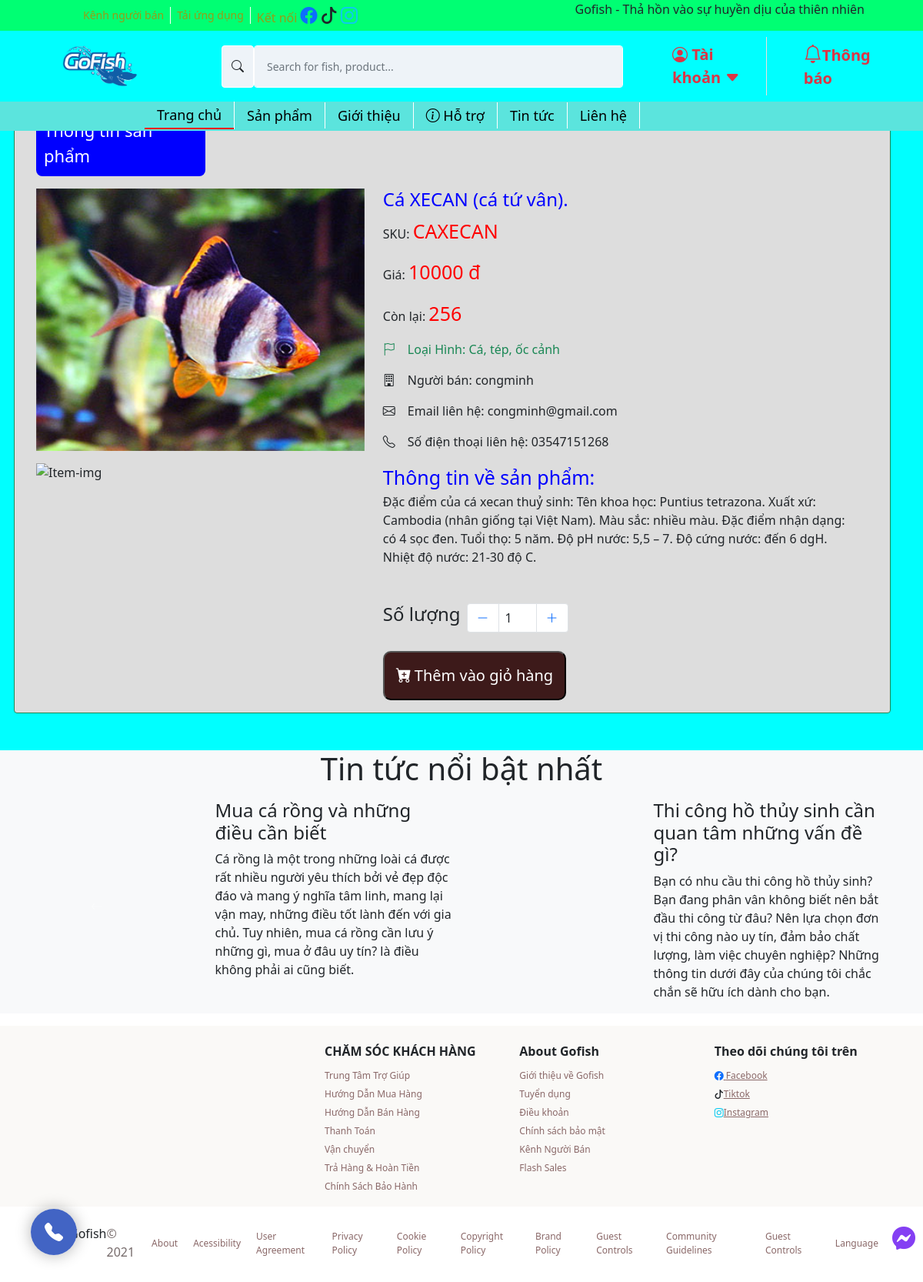
/detailView.php?id=72, run on the app's committed database.
### tables this page shows
CREATE TABLE `products` (
  `productID` int(11) NOT NULL,
  `productSKU` char(50) NOT NULL,
  `productName` varchar(1000) NOT NULL,
  `category` varchar(300) NOT NULL,
  `detail` varchar(5000) NOT NULL,
  `price` int(11) NOT NULL,
  `stock` int(11) NOT NULL,
  `sold` int(11) NOT NULL,
  `status` int(11) NOT NULL,
  `image` varchar(1000) NOT NULL,
  `userID` int(11) NOT NULL
);

CREATE TABLE `users` (
  `id` int(11) NOT NULL,
  `fullname` varchar(250) NOT NULL,
  `username` varchar(30) NOT NULL,
  `email` varchar(100) NOT NULL,
  `phone` varchar(11) NOT NULL,
  `address` varchar(250) NOT NULL,
  `password` varchar(250) NOT NULL,
  `status` int(11) NOT NULL DEFAULT 0,
  `email_verification_link` varchar(255) NOT NULL,
  `email_verified_at` timestamp NULL DEFAULT NULL
);

### detailView.php (the view, shortened to what this page needs)
<?php
require './config/constants.php';
require './header.php';
?>
<?php
if (isset($_GET['id'])) {
  $iditem = $_GET['id'];
  $sql = "SELECT users.id,users.username,users.email,users.phone,users.address,products.productName,products.productSKU,products.category,products.price,products.detail,products.stock,products.image
        FROM products,users where products.userid = users.id and products.productID  = '$iditem' and products.status = '1'";
  $res = mysqli_query($conn, $sql);
  $count = mysqli_num_rows($res);
  if ($count == 1) {
    $row = mysqli_fetch_assoc($res);
    $tenSanPham = $row['productName'];
    $sku = $row['productSKU'];
    $theLoai = $row['category'];
    $price = $row['price'];
    $chiTiet = $row['detail'];
    $conLai = $row['stock'];
    $hinhAnh = $row['image'];
    $hinhAnhString = explode(',', $hinhAnh);
    $hinhAnh1 = $hinhAnhString[0];
    $hinhAnh2 = $hinhAnhString[1];
    $userName = $row['username'];
    $userEmail = $row['email'];
    $userPhone = $row['phone'];
    $userID = $row['id'];
  } else {
    header('location:' . SITEURL);
  }
} else {
  header('location:' . SITEURL);
}
?>
<main style="background-color: aqua;">
  <section class="posts_slider container-fluid" style="padding: 0;">
    <div id="carouselExampleControls" class="carousel slide" data-bs-ride="carousel">
      <div class="carousel-inner">
        <div class="carousel-item active">
          <div class="row">
            <div class="col-md-12">
            </div>
          </div>
        </div>
      </div>
      <button class="carousel-control-prev" type="button" data-bs-target="#carouselExampleControls" data-bs-slide="prev">
      </button>
      <button class="carousel-control-next" type="button" data-bs-target="#carouselExampleControls" data-bs-slide="next">
      </button>
    </div>
  </section>
  <div class="simple-banner mt-2">
  </div>
  <section class="Item-info">
    <div class="container">
      <div class="row" style='padding-top: 70px'>
        <div class="row border p-3 border-success rounded info-item" style="background-color: #ddd">
          <div style='font-size:22px;font-weight:500;padding:10px;background-color:blue;color:#fff;border-radius:8px;width:220px;margin-left:12px'>
            Thông tin sản phẩm
          </div>
          <div class="row">
            <div class="item-menu-img col-md-5">
              <?php
              if ($hinhAnh == "") {
                echo "<div class='error'>Image not Available.</div>";
              } else {
              ?>
                <img src="<?php echo SITEURL; ?>assets/img/products/<?php echo $hinhAnh1; ?>" alt="Item-img" style="max-height: 400px;width:100%" class="img-fluid mt-3">
                <img src="<?php echo SITEURL; ?>assets/img/products/<?php echo $hinhAnh2; ?>" alt="Item-img" style="max-height: 400px;width:100%" class="img-fluid mt-3">
              <?php
              }
              ?>
            </div>
            <div class="order col-md-7 mt-3">
              <div class="item-menu-desc">
                <h4 style='color:blue'>
                  <?php echo $tenSanPham; ?>
                </h4>
                <p>SKU: <span style='color:red;font-weight:500;font-size:25px'>
                    <?php echo $sku; ?>
                  </span>
                </p>
                <p>Giá: <span style='color:red;font-weight:500;font-size:25px' id='price'>
                    <?php echo $price; ?> đ
                  </span>
                </p>
                <p>Còn lại: <span style='color:red;font-weight:500;font-size:25px'>
                    <?php echo $conLai; ?>
                  </span>
                </p>
                <p class="text-success"><i class="bi bi-flag me-3"></i>Loại Hình:
                  <?php echo $theLoai ?>
                </p>
                <p><i class="bi bi-building me-3"></i>Người bán:
                  <?php echo $userName ?>
                </p>
                <p><i class="bi bi-envelope me-3"></i>Email liên hệ:
                  <?php echo $userEmail ?>
                </p>
                <p><i class="bi bi-telephone me-3"></i>Số điện thoại liên hệ:
                  <?php echo $userPhone ?>
                </p>
                <p>
                  <span style='color:blue;font-weight:500;font-size:25px'>
                    Thông tin về sản phẩm: <br>
                  </span>
                  <?php echo $chiTiet; ?>
                </p>
                <div class="item-num d-flex mt-5 mb-2">
                  <h4 class="me-2">Số lượng</h4>
                  <ul class="pagination justify-content-end">
                    <li class="page-item page-item-btn-decrease">
                      <a class="page-link bi bi-dash-lg" id="btn-decrease" type="button"></a>
                    </li>
                    <li class="page-item">
                      <input type="text" id="input-quantity-detail" class="page-link px-2 text-dark" autocomplete="off" value="1" style="width: 50px;" data-prod_stock="<?php echo $conLai ?>">
                    </li>
                    <li class="page-item">
                      <a class="page-link bi-plus-lg" id="btn-increase" type="button"></a>
                    </li>
                  </ul>
                </div>
              </div>
              <div>
                <?php
                if ($userID == $_SESSION['id']) {
                ?>
                  <p class="sold-out-detail">Sản phẩm của bạn</p>
                <?php
                }
                else if ($conLai == 0) {
                ?>
                  <p class="sold-out-detail">Hết hàng</p>
                <?php
                } else {
                ?>
                  <button type="button" class="bi bi-cart-plus-fill btn-add-to-cart-detail" data-product_id="<?php echo $iditem ?>"><span class="ms-1">Thêm vào giỏ hàng</span>
                  </button>
                <?php
                }
                ?>
              </div>
            </div>
          </div>
        </div>
      </div>
    </div>
  </section>
  <div class="notice bg-light">
    <div class="title-notice mt-5">
      <h1>Tin tức nổi bật nhất</h1>
    </div>
    <section class="posts_slider container mt-3">
      <div id="carouselExampleControls" class="carousel slide" data-bs-ride="carousel">
        <div class="carousel-inner">
          <div class="carousel-item active">
            <div class="row">
              <div class="col-md-6">
                <div class="row">
                  <div class="col-md-5">
                  </div>
                  <div class="col-md-7">
                    <h4>Mua cá rồng và những điều cần biết</h4>
                    <p>Cá rồng là một trong những loài cá được rất nhiều người yêu thích bởi vẻ đẹp độc đáo và mang ý
                      nghĩa tâm linh, mang lại vận may, những điều tốt lành đến với gia chủ. Tuy nhiên, mua cá rồng
                      cần
                      lưu ý những gì, mua ở đâu uy tín? là điều không phải ai cũng biết.</p>
                  </div>
                </div>
              </div>
              <div class="col-md-6">
                <div class="row">
                  <div class="col-md-5">
                  </div>
                  <div class="col-md-7">
                    <h4>Thi công hồ thủy sinh cần quan tâm những vấn đề gì?</h4>
                    <P>Bạn có nhu cầu thi công hồ thủy sinh? Bạn đang phân vân không biết nên bắt đầu thi công từ đâu?
                      Nên lựa chọn đơn vị thi công nào uy tín, đảm bảo chất lượng, làm việc chuyên nghiệp? Những thông
                      tin dưới đây của chúng tôi chắc chắn sẽ hữu ích dành cho bạn.</P>
                  </div>
                </div>
              </div>
            </div>
          </div>
        </div>
        <button class="carousel-control-prev" type="button" data-bs-target="#carouselExampleControls" data-bs-slide="prev">
          <i class="bi bi-arrow-left"></i>
        </button>
        <button class="carousel-control-next" type="button" data-bs-target="#carouselExampleControls" data-bs-slide="next">
          <i class="bi bi-arrow-right"></i>
        </button>
      </div>
    </section>
  </div>
</main>
<footer style="background-color: #faf9f7;" class="mt-3">
  <div class="container pt-3">
    <div class="row">
      <div class="col-md-4">
        <div class=" logo-footer">
        </div>
      </div>
      <div class="col-md mt-2">
        <h1 class="text-footer">CHĂM SÓC KHÁCH HÀNG</h1>
        <ul class="list-unstyled">
          <li><a href="" class="text-decoration-none">Trung Tâm Trợ Giúp</a></li>
          <li><a href="" class="text-decoration-none">Hướng Dẫn Mua Hàng</a></li>
          <li><a href="" class="text-decoration-none">Hướng Dẫn Bán Hàng</a></li>
          <li><a href="" class="text-decoration-none">Thanh Toán</a></li>
          <li><a href="" class="text-decoration-none">Vận chuyển</a></li>
          <li><a href="" class="text-decoration-none">Trả Hàng & Hoàn Tiền</a></li>
          <li><a href="" class="text-decoration-none">Chính Sách Bảo Hành</a></li>
        </ul>
      </div>
      <div class="col-md mt-2">
        <h1 class="text-footer">About Gofish</h1>
        <ul class="list-unstyled">
          <li><a href="" class="text-decoration-none">Giới thiệu về Gofish</a></li>
          <li><a href="" class="text-decoration-none">Tuyển dụng</a></li>
          <li><a href="" class="text-decoration-none">Điều khoản</a></li>
          <li><a href="" class="text-decoration-none">Chính sách bảo mật</a></li>
          <li><a href="" class="text-decoration-none">Kênh Người Bán</a></li>
          <li><a href="" class="text-decoration-none">Flash Sales</a></li>
        </ul>
      </div>
      <div class="col-md mt-2">
        <h1 class="text-footer">Theo dõi chúng tôi trên</h1>
        <ul class="list-unstyled">
          <li><a href=""><i class="bi bi-facebook text-primary"></i> Facebook</a></li>
          <li><a href=""><i class="bi bi-tiktok text-dark"></i>Tiktok</a></li>
          <li><a href=""><i class="bi bi-instagram text-info"></i>Instagram</a></li>
        </ul>
      </div>
    </div>
  </div>
</footer>
<div class="mt-2" style="text-align: center;">
  <div class="col-md ms-5 me-5">
    <ul class="list-footer">
      <li>
        <p style="margin-top: 15px; display: inline-flex;">Gofish
          <span style="color: rgb(119, 108, 108) ;" class="footer-text">© 2021 </span>
        </p>
      </li>
      <li><a href="" class="text-decoration-none link-dark">About</a></li>
      <li><a href="" class="text-decoration-none link-dark">Acessibility</a></li>
      <li><a href="" class="text-decoration-none link-dark">User Agreement</a></li>
      <li><a href="" class="text-decoration-none link-dark">Privacy Policy</a></li>
      <li><a href="" class="text-decoration-none link-dark">Cookie Policy</a></li>
      <li><a href="" class="text-decoration-none link-dark">Copyright Policy</a></li>
      <li><a href="" class="text-decoration-none link-dark">Brand Policy</a></li>
      <li><a href="" class="text-decoration-none link-dark">Guest Controls</a></li>
      <li><a href="" class="text-decoration-none link-dark">Community Guidelines</a></li>
      <li><a href="" class="text-decoration-none link-dark">Guest Controls</a></li>
      <li><a href="" class="text-decoration-none link-dark">Language</a></li>
    </ul>
  </div>
</div>
<div id="hotline">
  <a href="tel:0366035523" id="yBtn">
    <i class="bi bi-telephone-fill"></i>
  </a>
</div>
<div id="messenger" style="width:20px">
  <i class="bi bi-messenger"></i>
</div>
</body>
</html>

### assets/css/index.css (style rules this page uses)
.posts_slider { z-index: -1; }
.simple-banner { text-align: center; align-items: center; justify-content: center; }
.title-notice { text-align: center; }
.logo-footer { font-size: 20px; font-weight: 500; color: blue; text-align: center; }
.text-footer { font-size: 16px; font-weight: 600; }
.list-unstyled a { display: inline; font-size: 12px; text-align: left; color: #8a6868; }
.list-footer { align-items: center; display: flex; justify-content: center; }
.list-footer li { display: flex; margin: 0 10px; text-align: left; }
.list-footer a { display: inline; font-size: 12px; text-align: left; color: #8a6868; }
#hotline { position: fixed; bottom: 40px; left: 40px; z-index: 999999999; display: flex; align-items: center; width: 60px; border-radius: 50%; box-shadow: 0px 0px 20px rgba(0, 0, 0, 0.3); }
#hotline > a { display: inline-block; text-align: center; background: #4264c4; color: #ffffff; width: 60px; font-size: 24px; line-height: 60px; border-radius: 50%; box-shadow: 0 0 0 0 rgba(15, 117, 188, 0.3); -webkit-animation: pulse 1.5s infinite; animation: pulse 1.5s infinite; transition: all .3s; }
#messenger { border-radius: 40px; font-size: 30px; font-weight: bolder; color: rgb(102, 16, 240); text-align: center; display: flex; align-items: center; justify-content: center; position: fixed; bottom: 40px; right: 15px; cursor: pointer; opacity: 0.8; }
.btn-add-to-cart-detail { background: #3d1a1a; color: white; font-size: 20px; padding: 15px 15px; border-radius: 10px; max-width: fit-content; }

### data on the page
products: image (picture), productName "Cá XECAN (cá tứ vân).", productSKU "CAXECAN", price "10000", stock "256", category "Cá, tép, ốc cảnh", userID.username "congminh", userID.email "congminh@gmail.com", userID.phone "03547151268", detail "Đặc điểm của cá xecan thuỷ sinh: Tên khoa học: Puntius tetrazona. Xuất xứ: Cambodia (nhân giống tại Việt Nam). Màu sắc: nhiều màu. Đặc điểm nhận dạng: có 4 sọc đen. Tuổi thọ: 5 năm. Độ pH nước: 5,5 – 7. Độ cứng nước: đến 6 dgH. Nhiệt độ nước: 21-30 độ C."
